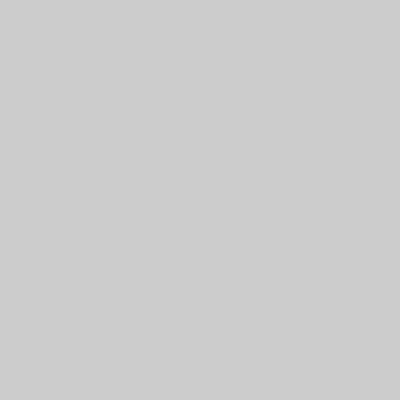
Frame 1 (no input)
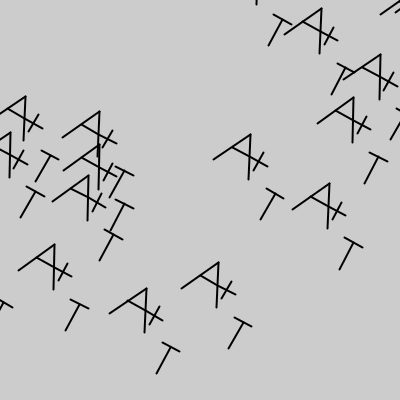
Frame 60 (the mouse pressed at the canvas centre just before this capture)
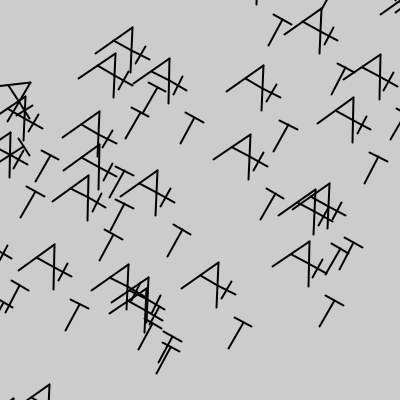
Frame 120 (the mouse held since frame 60 and released just before this capture)

The Processing sketch that drew these frames (run headless with seeded random() and noise(); from frame 60 on, the mouse is pressed at the canvas centre):

// Processing sketch: processing_97417
// ── processing_97417.pde

float angle;

class AT {
  float x;
  float y;
  float angle;

  AT() {
  }

  void draw() {
    strokeWeight(2);
    pushMatrix();
    translate(x, y) ;
    line(0, 0, -20, 40);
    line(0, 0, 20, 40);
    line(-10, 20, 10, 20);
    popMatrix();
    pushMatrix();
    translate(x+20,y+20);
    line(-10, 0, 10, 0);
    line(0, -10, 0, 10);
    popMatrix();
    pushMatrix();
    translate(x+40,y+40);
    line(0,0,20,0);
    line(10,0,10,30);
    popMatrix();
  }
  
  void move() {
    x=random(-400,400);
    y=random(-400,400);
}
}

AT at1;
  void mousePressed() {
    background(200);
    angle=angle+0.5;
  }

  void setup() {
    size(400, 400);
    frameRate(25);
    smooth();
    at1 = new AT();
  }

  void draw() {
    rotate(angle);
    at1.move();
    at1.draw();
    angle=+0.5;
  }
